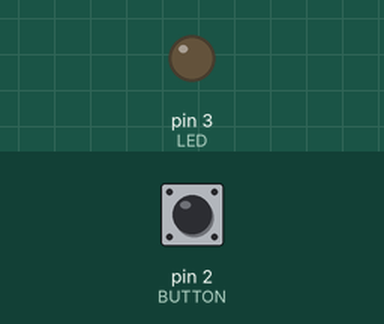
A sketch run on a simulated Arduino Uno, built with avr-gcc and run on an emulated ATmega328P. Shown: output pins drawn as LEDs (lit = HIGH). The inputs (shaded band) are chosen by the test bench; at power-on: pin 2 (BUTTON) HIGH.

Above: at 1.2 s.
1.3 s: pin 2 (BUTTON) pulled LOW for 0.15 s
At 1.37 s:
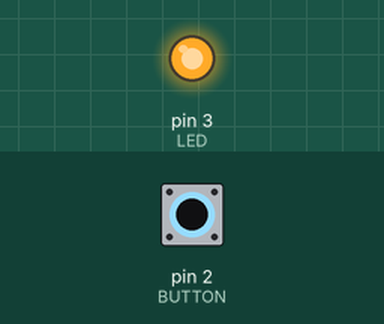
2.9 s: pin 2 (BUTTON) pulled LOW for 3.2 s
At 6.9 s:
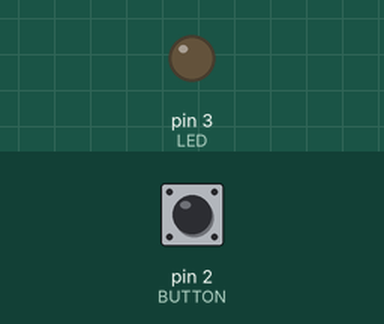
Timing chart, 0 to 8.4 s (numbered marks = the images above; inputs shaded):
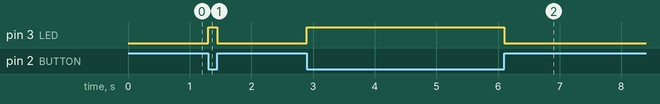

Measured:
- after the input at 1.3 s, pin 3 (LED): LOW → HIGH at once, → LOW 0.15 s later
- after the input at 2.9 s, pin 3 (LED): LOW → HIGH at once, → LOW 3.2 s later

The sketch:

button_press_1.ino
```cpp
#define LED 3
#define BUTTON 2

void setup() {
  // put your setup code here, to run once:
  pinMode(LED,OUTPUT);
  pinMode(BUTTON,INPUT_PULLUP);
}

void loop() {
  // put your main code here, to run repeatedly:
  unsigned char val;
  val= digitalRead(BUTTON);
  if(val==0){
    digitalWrite(LED,HIGH);
  }
  else{
    digitalWrite(LED,LOW);
  }
}
```
